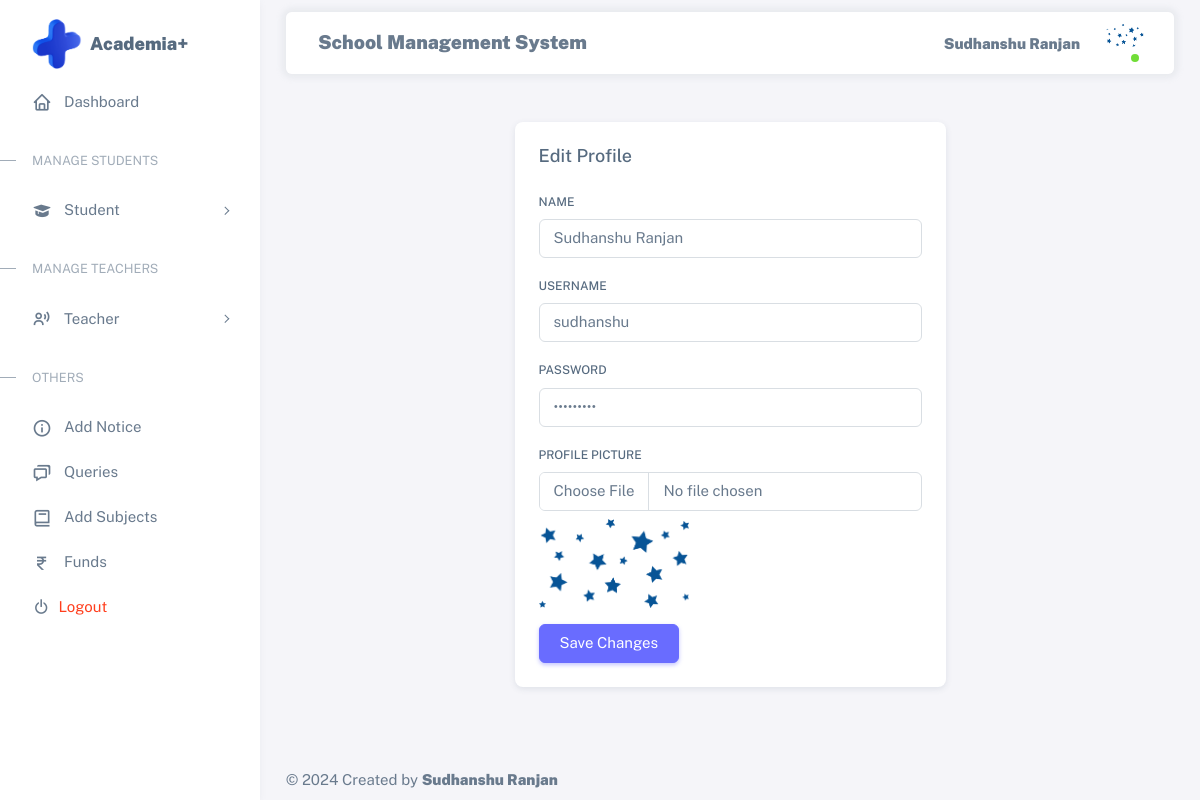
Page /edit_admin_profile/ (signed in) on the committed database.
### asms_app/models.py (models this page shows)
class AcedemiaAdmin(models.Model):
    admin = models.BooleanField(default=True)
    utype = models.CharField(max_length=20,default='Admin')
    name = models.CharField(max_length=50)
    username = models.CharField(max_length=100, primary_key=True)
    password = models.CharField(max_length=32)
    pic = models.FileField(max_length=100, upload_to='Admin/')

### asms_app/views.py (the view)
# urls.py: path('edit_admin_profile/', edit_admin_profile, name='edit_admin_profile'),
def edit_admin_profile(request):
    try:
        teacher = admin = AcedemiaAdmin.objects.get(username=request.session.get('session_key'))
    except:
        return redirect('home')
    if request.method == 'POST':
        form = EditAdminProfileForm(request.POST, request.FILES, instance=admin)
        if form.is_valid():
            form.save()
            return redirect('dashboard')
    else:
        form = EditAdminProfileForm(instance=admin)
    return render(request, 'edit_admin_profile.html', {'user':admin,'form': form})

### asms_app/forms.py (shortened to what this page needs)
class EditAdminProfileForm(forms.ModelForm):
    class Meta:
        model = AcedemiaAdmin
        fields = ['name', 'username', 'password', 'pic']
        widgets = {
            'password': forms.PasswordInput(),
        }

### asms_app/templates/edit_admin_profile.html (shortened to what this page needs)
{% extends 'base.html' %}
{% block content %}
<div class="container mt-5">
    <div class="row">
        <div class="col-md-6 offset-md-3">
            <div class="card">
                <h5 class="card-header">Edit Profile</h5>
                <div class="card-body">
                    <form method="post" enctype="multipart/form-data">
                        <div class="mb-3">
                            <label for="name" class="form-label">Name</label>
                            <input type="text" class="form-control" id="name" name="name" value="{{ form.name.value }}">
                        </div>
                        <div class="mb-3">
                            <label for="username" class="form-label">Username</label>
                            <input type="text" class="form-control" id="username" name="username" value="{{ form.username.value }}">
                        </div>
                        <div class="mb-3">
                            <label for="password" class="form-label">Password</label>
                            <input type="password" class="form-control" id="password" name="password" value="{{ form.password.value }}">
                        </div>
                        <div class="mb-3">
                            <label for="pic" class="form-label">Profile Picture</label>
                            <input type="file" class="form-control" id="pic" name="pic">
                            {% if form.pic.value %}
                                <img src="{{ form.pic.value.url }}" alt="Profile Picture" class="img-thumbnail mt-2" width="150">
                            {% endif %}
                        </div>
                        <button type="submit" class="btn btn-primary">Save Changes</button>
                    </form>
                </div>
            </div>
        </div>
    </div>
</div>
{% endblock %}

### asms_app/templates/dashboard.html (shortened to what this page needs)
{%load static%}
<div class="layout-wrapper layout-content-navbar">
    <div class="layout-container">
<aside id="layout-menu" class="layout-menu menu-vertical menu bg-menu-theme">
    <div class="app-brand demo">
      <img src="{%static 'images/plus.png'%}" style="height: 50px; width: 50px;" alt="">
        <a href="/dashboard/" class="app-brand-link">
            <span class="app-brand-text menu-text fw-bolder ms-2 fs-5">Academia+</span>
        </a>
    </div>
    <ul class="menu-inner py-1">
        <li class="menu-item active">
            <a href="/dashboard/" class="menu-link">
                <i class="menu-icon tf-icons bx bx-home"></i>
                <div data-i18n="Analytics">Dashboard</div>
            </a>
        </li>
        <li class="menu-header small text-uppercase"><span class="menu-header-text">Manage Students</span></li>
        <li class="menu-item">
            <a href="javascript:void(0);" class="menu-link menu-toggle">
                <i class="menu-icon tf-icons bx bxs-graduation"></i>
                <div data-i18n="Layouts">Student</div>
            </a>
        </li>
        <li class="menu-header small text-uppercase"><span class="menu-header-text">Manage Teachers</span></li>
        <li class="menu-item">
            <a href="javascript:void(0);" class="menu-link menu-toggle">
                <i class="menu-icon tf-icons bx bx-user-voice"></i>
                <div data-i18n="Layouts">Teacher</div>
            </a>
        </li>
        <li class="menu-header small text-uppercase"><span class="menu-header-text">Others</span></li>
        {%if user.student%}
        <li class="menu-item">
          <a href="/view_notice/" class="menu-link">
              <i class="menu-icon tf-icons bx bx-info-circle"></i>
              <div data-i18n="Basic">View Notice</div>
          </a>
      </li>
      <li class="menu-item">
        <a href="/post_query/" class="menu-link">
          <i class="menu-icon tf-icons bx bx-message-square-dots"></i>
            <div data-i18n="Basic">Post Queries</div>
        </a>
    </li>
    <li class="menu-item">
      <a href="/all_queries/" class="menu-link">
          <i class="menu-icon tf-icons bx bx-chat"></i>
          <div data-i18n="Basic">All Queries</div>
      </a>
  </li>
        {%else%}
        <li class="menu-item">
            <a href="/notice/" class="menu-link">
                <i class="menu-icon tf-icons bx bx-info-circle"></i>
                <div data-i18n="Basic">Add Notice</div>
            </a>
        </li>
        <li class="menu-item">
          <a href="/all_queries/" class="menu-link">
              <i class="menu-icon tf-icons bx bx-chat"></i>
              <div data-i18n="Basic">Queries</div>
          </a>
      </li>
        {%endif%}
        {%if user.admin%}
        <li class="menu-item">
          <a href="/addsubjects/" class="menu-link">
              <i class="menu-icon tf-icons bx bx-book"></i>
              <div data-i18n="Basic">Add Subjects</div>
          </a>
      </li>
        <li class="menu-item">
            <a href="/funds/" class="menu-link">
                <i class="menu-icon tf-icons bx bx-rupee"></i>
                <div data-i18n="Basic">Funds</div>
            </a>
        </li>
        {%endif%}
        <li class="menu-item">
            <a href="/logout/" target="_blank" class="menu-link">
                <i class="bx bx-power-off me-2"></i>
                <div data-i18n="Documentation" class="text-danger">Logout</div>
            </a>
        </li>
    </ul>
</aside>
      <div class="layout-page">
        <nav
          class="layout-navbar container-xxl navbar navbar-expand-xl navbar-detached align-items-center bg-navbar-theme"
          id="layout-navbar"
        >
          <div class="navbar-nav-right d-flex align-items-center" id="navbar-collapse">
            <span class="menu-text fw-bolder ms-2" style="font-size: 1.6vw;">School Management System</span>
            <ul class="navbar-nav flex-row align-items-center ms-auto">
              <li class="nav-item lh-1 me-3">
                <p class="mt-3 fw-bolder">{{user.name}}</p>
              </li>
              <li class="nav-item navbar-dropdown dropdown-user dropdown">
                <a class="nav-link dropdown-toggle hide-arrow" href="javascript:void(0);" data-bs-toggle="dropdown">
                  <div class="avatar avatar-online">
                    <img src="{{user.pic.url}}" alt class="w-px-40 h-auto rounded-circle" />
                  </div>
                </a>
              </li>
            </ul>
          </div>
        </nav>
        <div class="content-wrapper">

### asms_app/static/assets/css/demo.css (style rules this page uses)
.menu .app-brand.demo { height: 64px; margin-top: 12px; }

### rows in the picture
AcedemiaAdmin: name "Sudhanshu Ranjan", pic (picture), username "sudhanshu"
